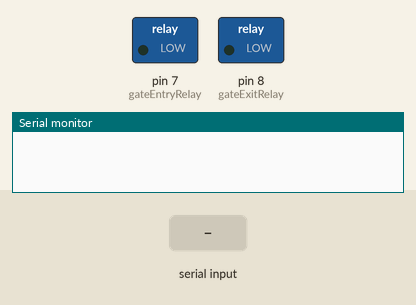
A sketch run on a simulated Arduino Uno, built with avr-gcc and run on an emulated ATmega328P. Parts: switched loads named in the sketch (green lamp = pin HIGH), the last lines printed to the serial monitor. Inputs (shaded band) come from the test bench.

Above: at 1.2 s.
1.3 s: "OPEN_ENTRY\n" received over Serial
At 1.9 s:
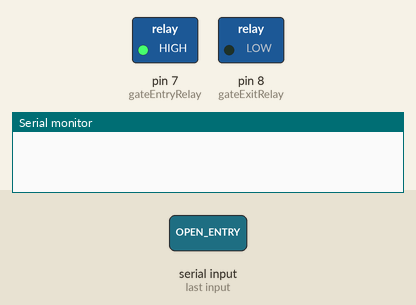
3.8 s: "OPEN_EXIT\n" received over Serial
At 4.6 s:
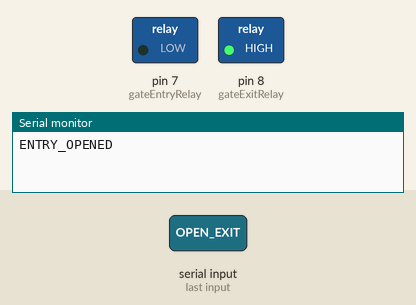
Timing chart, 0 to 6.8 s (numbered marks = the images above; inputs shaded):
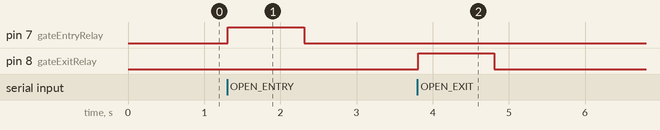

Measured:
- after the input at 1.3 s, pin 7 (gateEntryRelay): LOW → HIGH at once, → LOW 1.0 s later
- after the input at 3.8 s, pin 8 (gateExitRelay): LOW → HIGH at once, → LOW 1.0 s later

The sketch:

gate_controller.ino
```cpp
const int gateEntryRelay = 7;
const int gateExitRelay = 8;

void setup() {
  pinMode(gateEntryRelay, OUTPUT);
  pinMode(gateExitRelay, OUTPUT);
  Serial.begin(9600);
}

void loop() {
  if (Serial.available()) {
    String cmd = Serial.readStringUntil('\n');
    cmd.trim();
    if (cmd == "OPEN_ENTRY") {
      digitalWrite(gateEntryRelay, HIGH);
      delay(1000); // Hold relay for 1s
      digitalWrite(gateEntryRelay, LOW);
      Serial.println("ENTRY_OPENED");
    } else if (cmd == "OPEN_EXIT") {
      digitalWrite(gateExitRelay, HIGH);
      delay(1000);
      digitalWrite(gateExitRelay, LOW);
      Serial.println("EXIT_OPENED");
    }
  }
}
```
